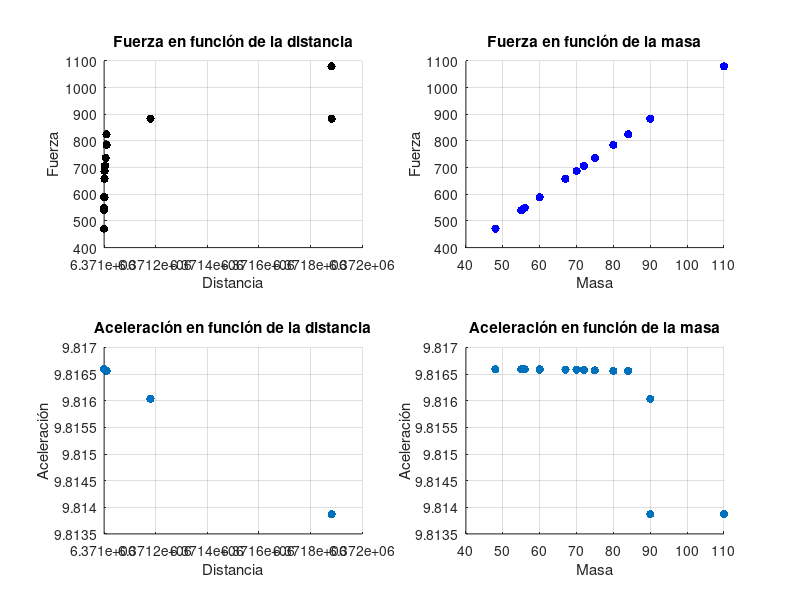

MATLAB code to generate this figure:
%Programa para hacer el calculo de la fuerza y aceleración de la gravedad
clear all
close all
clc
G=6.672*10^(-11); %Constante de gravitación universal
%r=6371000;
m=5.972*10^(24); %Masa de la Tierra en Kg
m2=[48,60,48,72,75,90,60,56,84,80,72,70,67,60,110,90,55]; %Masa de los estudiantes
m2=sort(m2);%Ordena la masa de los estudiantes
%m2=45;
%Distancia de la ubicación actual de los estudiantes
r=[6371000,6371000,6371005,6371000,6371003,6371010,6371180,6371010,6371000,6371002,6371000,6371002,6371002,6371882,6371882,6371000,6371007]; 
%r=[6371000:0.2:6371002];
r=sort(r); %Ordena las distancia
f= G*((m.*m2)./(r.^2));%Cálculo de fuerza
a=f./m2; %Cálculo de la aceleración
subplot(2,2,1);
scatter(r,f,'k','fill');
title("Fuerza en función de la distancia");
xlabel ('Distancia');
ylabel('Fuerza');
grid on 
hold on
%Código para hacer el calculo de la fuerza en función de la masa
subplot(2,2,2);
scatter(m2,f,'b','fill');
title("Fuerza en función de la masa");
xlabel('Masa');
ylabel('Fuerza');
grid on 
hold on
%Código para hacer el cálculo de la aceleración en función de la distancia
subplot(2,2,3);
scatter(r,a,'green','fill');
title("Aceleración en función de la distancia");
xlabel('Distancia');
ylabel('Aceleración');
grid on
hold on
%Código para hacer el cálculo de la aceleración en función de la masa
subplot(2,2,4);
scatter(m2,a,'yellow','fill');
title("Aceleración en función de la masa");
xlabel('Masa');
ylabel('Aceleración');
grid on
hold on